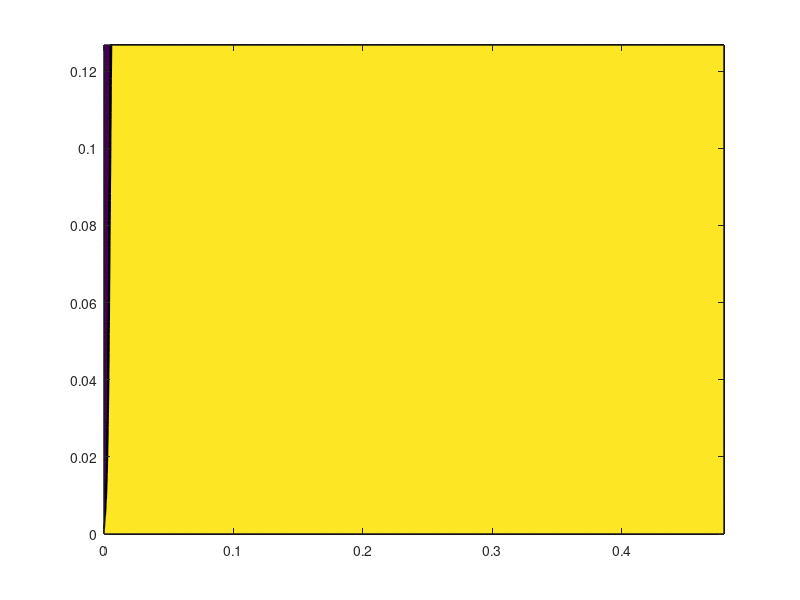

This chart was generated by the following MATLAB code:
clear all;
clc;
%general contral
format long
delta_max = 1e-8;
step_max = 1000;

%boudary setting
U = 0.002;
Lx = 0.5;
Ly = 0.1;
mu = 0.001003;
rou = 998.2;
%girid setting
xgrid_num = 200;
ygrid_num = 200;
dx_averge = Lx/xgrid_num;
dy_averge = Ly/ygrid_num;
x_min = dx_averge/20;
y_min = dy_averge/40;
Lx_min = Lx*0.2;
Ly_min = Ly*0.3;
x_min_grid = xgrid_num*0.4;
y_min_grid = ygrid_num*0.8;

dx_normal = (Lx-Lx_min)/(xgrid_num-x_min_grid);
dy_normal = (Ly-Ly_min)/(ygrid_num-y_min_grid);
x_ratio = (dx_normal/x_min)^(1/(x_min_grid-1));
y_ratio = (dy_normal/y_min)^(1/(y_min_grid-1));

dx_grid = linspace(1,1,xgrid_num)*dx_normal;
dy_grid = linspace(1,1,ygrid_num)*dy_normal;

x_grid = linspace(0,0,xgrid_num+1);
y_grid = linspace(0,0,ygrid_num+1);

dx_grid(1) = x_min;
dy_grid(1) = y_min;
for i =2:1:x_min_grid
    dx_grid(i) = x_min * x_ratio^(i - 1);
    x_grid(i) = x_grid(i-1)+dx_grid(i-1);
end
for i =x_min_grid+1:1:xgrid_num+1
    x_grid(i) = x_grid(i-1)+dx_grid(i-1);
end
for i =2:1:y_min_grid
    dy_grid(i) = y_min * y_ratio^(i - 1);
    y_grid(i) = y_grid(i-1)+dy_grid(i-1);
end
for i =y_min_grid+1:1:ygrid_num+1
    y_grid(i) = y_grid(i-1)+dy_grid(i-1);
end

%show grid
% [X,Y] = meshgrid(x_grid,y_grid);
% Z = X.*0;
% surf(X,Y,Z);

%caculation
%initial
u=ones(xgrid_num+1,ygrid_num+1)*U;
v=zeros(xgrid_num+1,ygrid_num+1);
u0 = u;
v0 = v;
delta = 1;
step = 0;

%pE&mE
while delta>delta_max&&step<step_max
    step = step+1
    u0 = u;
    v0 = v;
    %boundary
    u(1,:) = U;
    v(1,:) = 0;
    u(:,ygrid_num+1) = U;
    u(:,1) = 0;
    v(:,1) = 0;
    %add visual point
    dy_grid2=[dy_grid,dy_grid(ygrid_num)];
    dx_grid2=[dx_grid,dx_grid(ygrid_num)];
    %for upwind
    for i=2:1:xgrid_num+1
        for j=2:1:ygrid_num+1
            Fe = rou*u(i,j);
            Fw = rou*u(i-1,j);
            Fn = rou*v(i,j);
            Fs = rou*v(i,j-1);
            Dn = mu/dy_grid2(j);
            Ds = mu/dy_grid2(j-1);
            Pn = Fn/Dn;
            Ps = Fs/Ds;
            
            An = 1+max([-Pn,0]);
            As = 1+max([-Ps,0]);
            Bs = As+Ps;
            
            dx = (dx_grid2(i)+dx_grid2(i-1))/2;
            dy = (dy_grid2(j)+dy_grid2(j-1))/2;
            
            
            %aE = max([-Fe,0])*dy;
            aE = 0;
            %aW = max([Fw,0])*dy;
            aW = Fw;
            %aN = Dn*An*dx;
            aN = 0; 
            aS = Ds*Bs*dx;
            aP = aE+aW+aN+aS+(Fe-Fw)*dy+(Fn-Fs)*dx;
            %u(i,j)=(aE*u(i+1,j)+aW*u(i-1,j)+aN*u(i,j+1)+aS*u(i,j-1))/aP;
            u(i,j)=(aW*u(i-1,j)+aS*u(i,j-1))/aP;
            
            %mE solve v:dy*(Fe-Fw)+dx*(Fn-Fs)=0;
            v(i,j) = v(i,j-1)-dy*(u(i,j)-u(i-1,j))/dx;
        end
    end
    %at x=xgrid_num+1;
%     for j =2:1:ygrid_num
%         u(xgrid_num+1,j)=1;
%     end
    %at y=ygrid_num+1
%     v(:,ygrid_num+1)=1;
%     v(xgrid_num+1,:)=1;
    
      
    delta = max(max(abs(u-u0)))/U+max(max(abs(v-v0)))/U;
end
%
if step==step_max
    disp('step over maxstep');
    disp(delta);
    result = 1;
    return
    
else
    disp('done,delta=');
    disp(double(delta));
    result = [u,v];
    save 'data.mat';
    [X,Y] = meshgrid(x_grid,y_grid);
    contourf(X,Y,u,15);
    shading flat;
end

% function A = get_A_up(P)
% A = 1;
% end
% function A = get_A_exp(P)
% A = abs(P)/(exp(abs(P))-1);
% end
% function A= get_A_mix(P)
% A = max([0,1-0.5*abs(P)]);
% end
% function A = get_A_eq(P)
% A = max([0,(1-0.1*abs(P))^5]);
% end